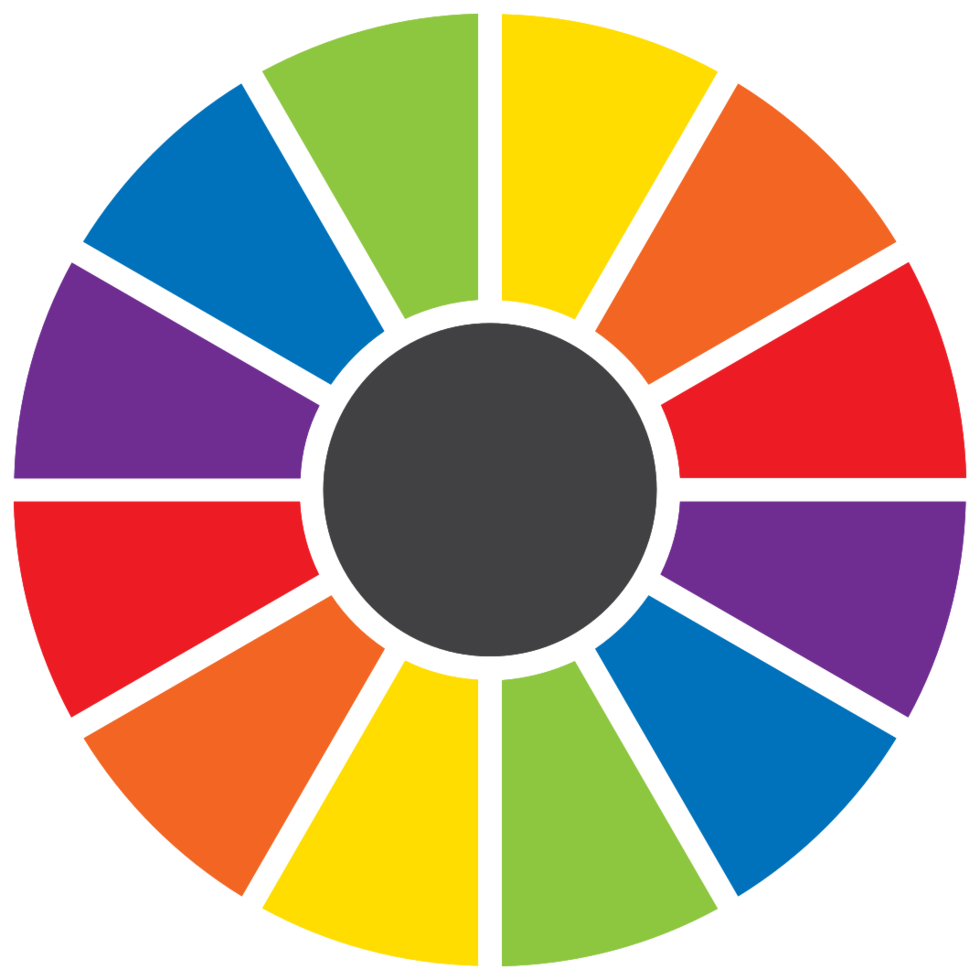
#> input picture Sesiones/S11/Parte 4/resources/rainbow-spinning-wheel-png.png, 980 x 980 px, found by its file name
$ python png.py   (older library calls are emulated)
#> lines starting #> are read from the running program, lines starting #| are printed output that depends on the picture
from PIL import Image, ImageDraw, ImageFont
import math

def add_labels_to_wheel(
    wheel_path,
    output_path,
    names,
    center=None,
    radius_factor=0.65,
    font_size=40
):
#> called with radius_factor = 0.65, font_size = 40
    img = Image.open(wheel_path).convert("RGBA")
#> img is the input picture: PIL image 980x980 RGBA; mean R, G, B, A 97.8, 71.7, 49.6, 160.8
    W, H = img.size
#> W = 980; H = 980

    if center is None:
        cx, cy = W // 2, H // 2
#> cx = 490; cy = 490
    else:
        cx, cy = center

    draw = ImageDraw.Draw(img)

    try:
        font = ImageFont.truetype("Arial.ttf", font_size)
    except:
        font = ImageFont.load_default()

    radius = int(min(W, H) * radius_factor / 2)
#> radius = 318

    for t, name in enumerate(names):

        angle_deg = 15 + 30 * t
        angle_rad = math.radians(angle_deg)

        x = cx + radius * math.cos(angle_rad)
        y = cy + radius * math.sin(angle_rad)

        # Compute text bounding box (replacement for textsize)
        bbox = draw.textbbox((0, 0), name, font=font)
        tw = bbox[2] - bbox[0]
        th = bbox[3] - bbox[1]

        text_img = Image.new("RGBA", (tw + 10, th + 10), (255, 255, 255, 0))
        text_draw = ImageDraw.Draw(text_img)
        text_draw.text((5, 5), name, font=font, fill="black")

        # Rotate text so it's radial
        rotate_deg = angle_deg + 90
        rotated = text_img.rotate(-rotate_deg, expand=True)

        img.paste(rotated,
                  (int(x - rotated.width / 2),
                   int(y - rotated.height / 2)),
                  rotated)
#> this loop made 12 passes
#> (bbox, tw, th) on passes 1 to 12: ((-3, 9, 87, 46), 90, 37), ((0, 8, 153, 38), 153, 30), ((0, 8, 136, 46), 136, 38), ((0, 6, 197, 38), 197, 32), ((-3, 9, 87, 46), 90, 37), ((0, 8, 153, 38), 153, 30), ((0, 8, 136, 46), 136, 38), ((0, 6, 197, 38), 197, 32), ((-3, 9, 87, 46), 90, 37), ((0, 8, 153, 38), 153, 30), ((0, 8, 136, 46), 136, 38), ((0, 6, 197, 38), 197, 32)
#> pass 1, in add_labels_to_wheel, `rotated = text_img.rotate(-rotate_deg, expand=True)`:
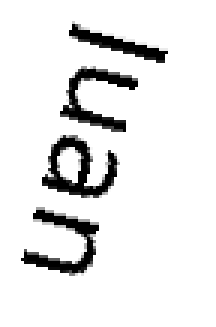
#> rotated: PIL image 72x109 RGBA (shown 3 times larger); mean R, G, B, A 123.4, 123.4, 123.4, 23.5; transparent parts drawn white
#> pass 2, in add_labels_to_wheel, `rotated = text_img.rotate(-rotate_deg, expand=True)`:
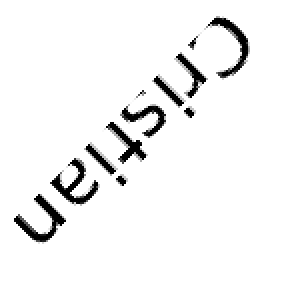
#> rotated: PIL image 145x144 RGBA (shown 2 times larger); mean R, G, B, A 61.8, 61.8, 61.8, 12.6; transparent parts drawn white
#> after the loop:
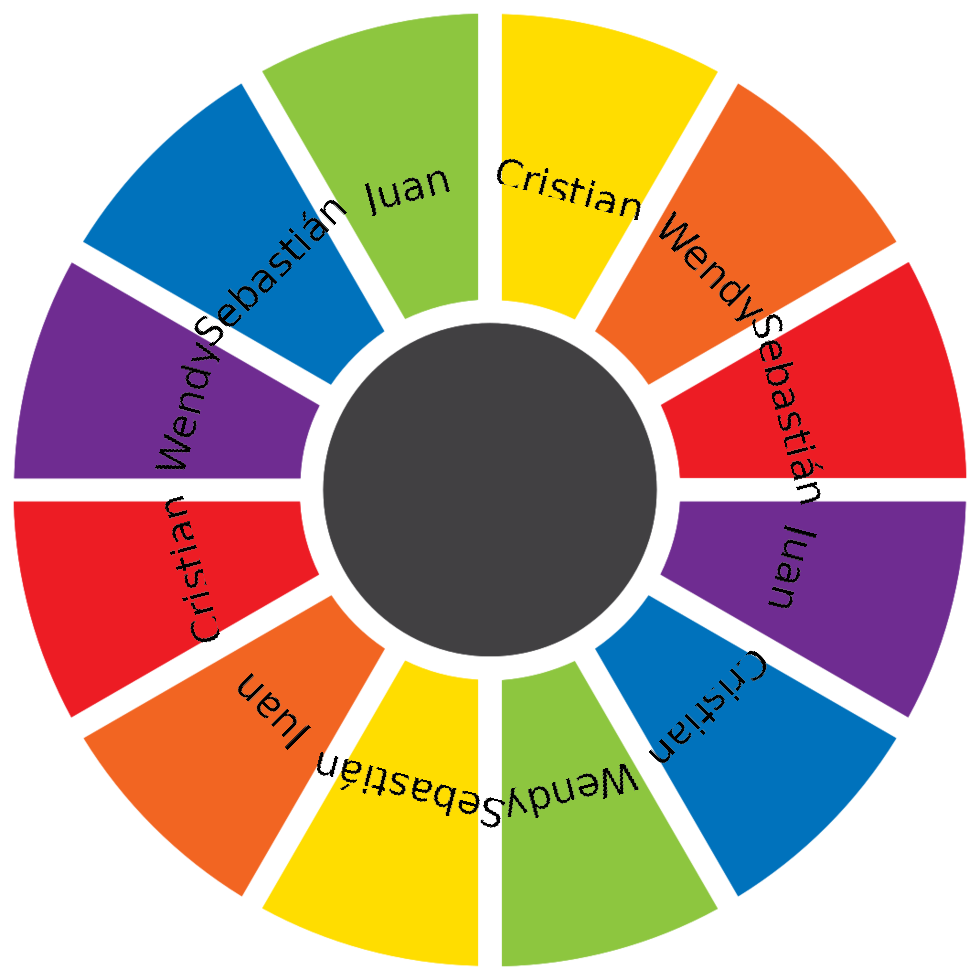
#> img: PIL image 980x980 RGBA; mean R, G, B, A 95.6, 70.1, 48.5, 160.8; transparent parts drawn white
#> after the loop:
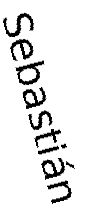
#> rotated: PIL image 95x212 RGBA; mean R, G, B, A 82.3, 82.3, 82.3, 21.4; transparent parts drawn white
#> after the loop:
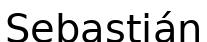
#> text_img: PIL image 207x42 RGBA; mean R, G, B, A 190.3, 190.3, 190.3, 49.8; transparent parts drawn white

    img.save(output_path)
    print("Saved:", output_path)


# Example usage
if __name__ == "__main__":
    players = ["Juan", "Cristian", "Wendy", "Sebastián"]*3

    add_labels_to_wheel(
        wheel_path="Sesiones/S11/Parte 4/resources/rainbow-spinning-wheel-png.png",
        output_path="Sesiones/S11/Parte 4/resources/named_wheel.png",
        names=players
    )
